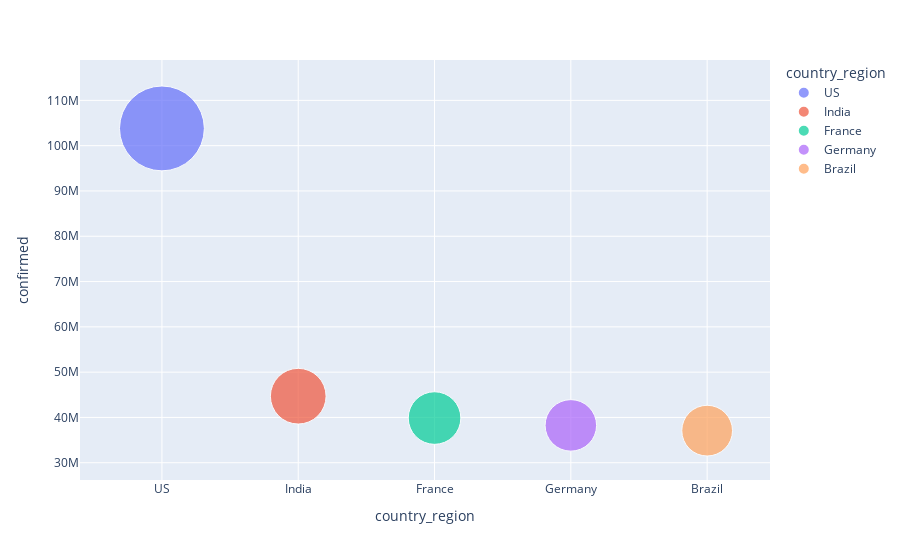

The code cell stored with this chart in its notebook:
### Code cell
fig = px.scatter(sorted_casescountry.head(10), x='country_region', y='confirmed', size='confirmed', color='country_region', hover_name='country_region', size_max=60)
fig.update_layout()
fig.show()

### Figure 1 — Plotly figure (JSON) as saved in the notebook; plotly's stock layout.template omitted (floating-point values rounded to 4 significant figures)
{"data": [{"hovertemplate": "<b>%{hovertext}</b><br><br>country_region=%{x}<br>confirmed=%{marker.size}<extra></extra>", "hovertext": ["US"], "legendgroup": "US", "marker": {"color": "#636efa", "size": [103804263], "sizemode": "area", "sizeref": 28830.0, "symbol": "circle"}, "mode": "markers", "name": "US", "orientation": "v", "showlegend": true, "type": "scatter", "x": ["US"], "xaxis": "x", "y": [103804263], "yaxis": "y"}, {"hovertemplate": "<b>%{hovertext}</b><br><br>country_region=%{x}<br>confirmed=%{marker.size}<extra></extra>", "hovertext": ["India"], "legendgroup": "India", "marker": {"color": "#EF553B", "size": [44690738], "sizemode": "area", "sizeref": 28830.0, "symbol": "circle"}, "mode": "markers", "name": "India", "orientation": "v", "showlegend": true, "type": "scatter", "x": ["India"], "xaxis": "x", "y": [44690738], "yaxis": "y"}, {"hovertemplate": "<b>%{hovertext}</b><br><br>country_region=%{x}<br>confirmed=%{marker.size}<extra></extra>", "hovertext": ["France"], "legendgroup": "France", "marker": {"color": "#00cc96", "size": [39866718], "sizemode": "area", "sizeref": 28830.0, "symbol": "circle"}, "mode": "markers", "name": "France", "orientation": "v", "showlegend": true, "type": "scatter", "x": ["France"], "xaxis": "x", "y": [39866718], "yaxis": "y"}, {"hovertemplate": "<b>%{hovertext}</b><br><br>country_region=%{x}<br>confirmed=%{marker.size}<extra></extra>", "hovertext": ["Germany"], "legendgroup": "Germany", "marker": {"color": "#ab63fa", "size": [38249060], "sizemode": "area", "sizeref": 28830.0, "symbol": "circle"}, "mode": "markers", "name": "Germany", "orientation": "v", "showlegend": true, "type": "scatter", "x": ["Germany"], "xaxis": "x", "y": [38249060], "yaxis": "y"}, {"hovertemplate": "<b>%{hovertext}</b><br><br>country_region=%{x}<br>confirmed=%{marker.size}<extra></extra>", "hovertext": ["Brazil"], "legendgroup": "Brazil", "marker": {"color": "#FFA15A", "size": [37085675], "sizemode": "area", "sizeref": 28830.0, "symbol": "circle"}, "mode": "markers", "name": "Brazil", "orientation": "v", "showlegend": true, "type": "scatter", "x": ["Brazil"], "xaxis": "x", "y": [37085675], "yaxis": "y"}], "layout": {"legend": {"itemsizing": "constant", "title": {"text": "country_region"}, "tracegroupgap": 0}, "margin": {"t": 60}, "xaxis": {"anchor": "y", "categoryarray": ["US", "India", "France", "Germany", "Brazil"], "categoryorder": "array", "domain": [0, 1], "title": {"text": "country_region"}}, "yaxis": {"anchor": "x", "domain": [0, 1], "title": {"text": "confirmed"}}}}
